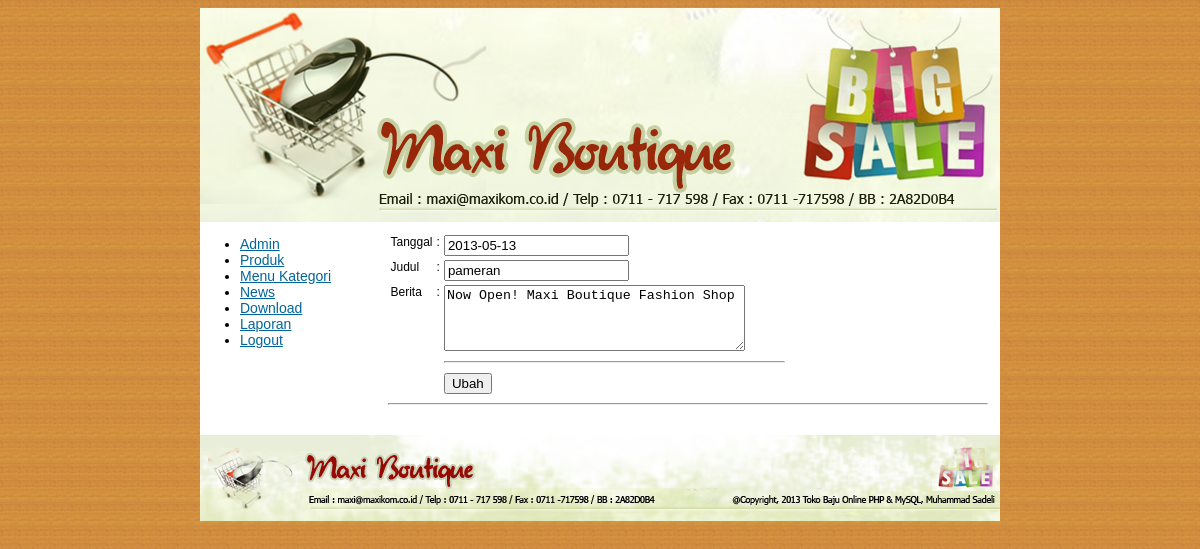
/Admin/news_ubah.php?judul=pameran (signed in), run on the app's committed database.
### tables this page shows
CREATE TABLE IF NOT EXISTS `newstbl` (
  `tanggal` date NOT NULL,
  `judul` varchar(50) NOT NULL,
  `news` text NOT NULL
);

### Admin/news_ubah_form.php (the view, shortened to what this page needs)
  <?php
  $perintah="select * from newstbl where judul='".$_GET['judul']."'";
  $hasil=mysql_query($perintah);
  $data=mysql_fetch_array($hasil);
  $tampil_berita=str_replace("<br>","\r\n",$data['news']);
  ?>
<form id="form1" name="form1" method="post" action="news_ubah_proses.php">
  <table width="400" border="0" align="left">
    <tr>
      <td align="left" valign="top">Tanggal</td>
      <td align="left" valign="top">:</td>
      <td align="left" valign="top"><label for="tgltxt"></label>
      <input name="tgltxt" type="text" id="tgltxt" value="<?php echo $data['tanggal'] ?>" readonly="readonly" />
      <input type="hidden" name="judulhidetxt" id="judulhidetxt" value="<?php echo $data['judul'] ?>" /></td>
    </tr>
    <tr>
      <td width="10%" align="left" valign="top">Judul</td>
      <td width="1%" align="left" valign="top">:</td>
      <td width="89%" align="left" valign="top"><label>
        <input name="judultxt" type="text" id="judultxt" value="<?php echo $data['judul'] ?>" />
      </label>
        </span></td>
    </tr>
    <tr>
      <td align="left" valign="top">Berita</td>
      <td align="left" valign="top">:</td>
      <td align="left" valign="top"><label></label>
        <label>
          <textarea name="beritatxt" cols="35" rows="4" id="beritatxt"/><?php echo "$tampil_berita" ?></textarea>
      </label></td>
    </tr>
    <tr>
      <td align="left" valign="top">&nbsp;</td>
      <td align="left" valign="top">&nbsp;</td>
      <td align="left" valign="top"><hr /></td>
    </tr>
    <tr>
      <td align="left" valign="top">&nbsp;</td>
      <td align="left" valign="top">&nbsp;</td>
      <td align="left" valign="top"><label>
        <input type="submit" name="Submit" value="Ubah" />
      </label>
        </span></td>
    </tr>
  </table>
</form>

### Admin/news_ubah.php (style rules this page uses)
body { background-image: url(../Gambar/Background.gif); }

### data on the page
newstbl: tgltxt "2013-05-13", judultxt "pameran", beritatxt "Now Open! Maxi Boutique Fashion Shop"
